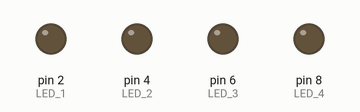
Bench run of a sketch on a simulated Arduino Uno, built with avr-gcc and run on an emulated ATmega328P. Shown: output pins drawn as LEDs (lit = HIGH).

Above: at 0.5 s.
At 3.5 s:
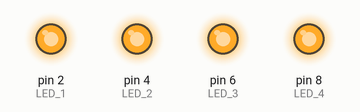
Timing chart, 0 to 4.6 s (numbered marks = the images above):
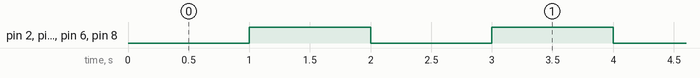

The sketch:

Lab4.ino
```cpp
  //Define the LED pins in the code
  int LED_1 = 2;     //LEDs 1 and 2 will blink together
  int LED_2 = 4;
  int LED_3 = 6;     //LEDs 3 and 4 will blink together
  int LED_4 = 8;

// Variables to track timing without blocking
unsigned long previousMillis1 = 0;
unsigned long previousMillis3 = 0;

// Blink intervals (milliseconds)
const long interval1and2 = 1000;  // LEDs 1&2 blink every 500ms
const long interval3and4 = 1000;  // LEDs 3&4 blink every 500ms

// LED states
bool state1and2 = false;
bool state3and4 = false;

void setup() {
  // Set LED pins as outputs
  pinMode(LED_1, OUTPUT);
  pinMode(LED_2, OUTPUT);
  pinMode(LED_3, OUTPUT);
  pinMode(LED_4, OUTPUT);
}

void loop() {
  unsigned long currentMillis = millis();

  // Handle LEDs 1&2 (blink together)
  if (currentMillis - previousMillis1 >= interval1and2) {
    previousMillis1 = currentMillis;
    state1and2 = !state1and2;
    digitalWrite(LED_1, state1and2);
    digitalWrite(LED_2, state1and2);
  }

  // Handle LEDs 3&4 (blink together)
  if (currentMillis - previousMillis3 >= interval3and4) {
    previousMillis3 = currentMillis;
    state3and4 = !state3and4;
    digitalWrite(LED_3, state3and4);
    digitalWrite(LED_4, state3and4);
  }
}
```

Measured:
- by itself, pin 2 (LED_1), pin 4 (LED_2), pin 6 (LED_3), pin 8 (LED_4): alternates HIGH for 1.0 s and LOW for 1.0 s
